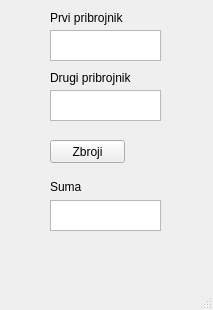
<?xml version="1.0" encoding="UTF-8"?>
<ui version="4.0">
 <class>SumCalculator</class>
 <widget class="QMainWindow" name="SumCalculator">
  <property name="geometry">
   <rect>
    <x>0</x>
    <y>0</y>
    <width>213</width>
    <height>310</height>
   </rect>
  </property>
  <property name="windowTitle">
   <string>MainWindow</string>
  </property>
  <widget class="QWidget" name="centralwidget">
   <widget class="QTextEdit" name="first_box">
    <property name="geometry">
     <rect>
      <x>50</x>
      <y>30</y>
      <width>111</width>
      <height>31</height>
     </rect>
    </property>
   </widget>
   <widget class="QTextEdit" name="sec_box">
    <property name="geometry">
     <rect>
      <x>50</x>
      <y>90</y>
      <width>111</width>
      <height>31</height>
     </rect>
    </property>
   </widget>
   <widget class="QPushButton" name="sum_button">
    <property name="geometry">
     <rect>
      <x>50</x>
      <y>140</y>
      <width>75</width>
      <height>23</height>
     </rect>
    </property>
    <property name="text">
     <string>Zbroji</string>
    </property>
   </widget>
   <widget class="QTextEdit" name="result_box">
    <property name="geometry">
     <rect>
      <x>50</x>
      <y>200</y>
      <width>111</width>
      <height>31</height>
     </rect>
    </property>
   </widget>
   <widget class="QLabel" name="label">
    <property name="geometry">
     <rect>
      <x>50</x>
      <y>180</y>
      <width>47</width>
      <height>13</height>
     </rect>
    </property>
    <property name="text">
     <string>Suma </string>
    </property>
   </widget>
   <widget class="QLabel" name="label_2">
    <property name="geometry">
     <rect>
      <x>50</x>
      <y>10</y>
      <width>101</width>
      <height>16</height>
     </rect>
    </property>
    <property name="text">
     <string>Prvi pribrojnik </string>
    </property>
   </widget>
   <widget class="QLabel" name="label_3">
    <property name="geometry">
     <rect>
      <x>50</x>
      <y>70</y>
      <width>101</width>
      <height>16</height>
     </rect>
    </property>
    <property name="text">
     <string>Drugi pribrojnik </string>
    </property>
   </widget>
  </widget>
  <widget class="QMenuBar" name="menubar">
   <property name="geometry">
    <rect>
     <x>0</x>
     <y>0</y>
     <width>213</width>
     <height>21</height>
    </rect>
   </property>
  </widget>
  <widget class="QStatusBar" name="statusbar"/>
 </widget>
 <resources/>
 <connections/>
</ui>
